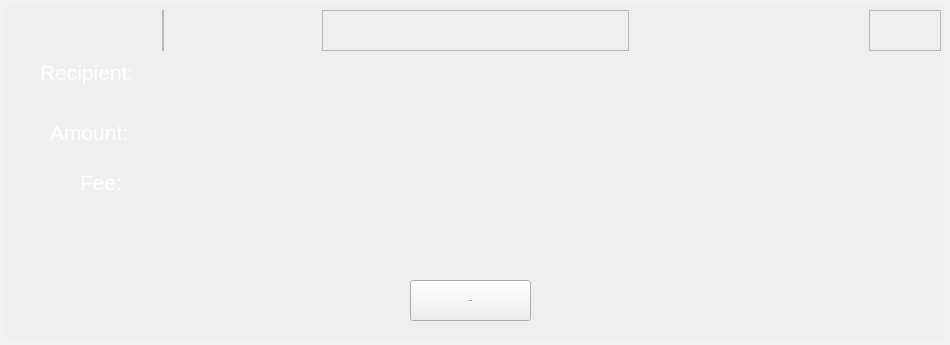
<?xml version="1.0" encoding="UTF-8"?>
<ui version="4.0">
 <class>Dialog</class>
 <widget class="QDialog" name="Dialog">
  <property name="geometry">
   <rect>
    <x>0</x>
    <y>0</y>
    <width>950</width>
    <height>345</height>
   </rect>
  </property>
  <property name="minimumSize">
   <size>
    <width>950</width>
    <height>345</height>
   </size>
  </property>
  <property name="maximumSize">
   <size>
    <width>950</width>
    <height>345</height>
   </size>
  </property>
  <property name="windowTitle">
   <string>Dialog</string>
  </property>
  <property name="windowIcon">
   <iconset resource="res_rc.qrc">
    <normaloff>:/icon/icons/icon.ico</normaloff>:/icon/icons/icon.ico</iconset>
  </property>
  <property name="styleSheet">
   <string notr="true">background-color:#16191d;
QPushButton{background-color: rgba(0, 0, 0, 0);
font-size:28px;
color:white;
hover:{color:white;}
}
QPushButton:hover{
color:white;
border: 2px solid rgba(255,255,255,40);
border-radius:10px;
background-color: rgba(255,255,255,60);
}
border: 5px solid rgba(255,255,255,40);</string>
  </property>
  <property name="modal">
   <bool>true</bool>
  </property>
  <widget class="QFrame" name="frame">
   <property name="geometry">
    <rect>
     <x>0</x>
     <y>0</y>
     <width>950</width>
     <height>345</height>
    </rect>
   </property>
   <property name="styleSheet">
    <string notr="true">#frame{border: 5px solid rgba(255,255,255,40);}</string>
   </property>
   <property name="frameShape">
    <enum>QFrame::StyledPanel</enum>
   </property>
   <property name="frameShadow">
    <enum>QFrame::Raised</enum>
   </property>
   <widget class="QWidget" name="headerContainer" native="true">
    <property name="geometry">
     <rect>
      <x>10</x>
      <y>10</y>
      <width>931</width>
      <height>41</height>
     </rect>
    </property>
    <property name="styleSheet">
     <string notr="true">background-color:#ffff;</string>
    </property>
    <layout class="QHBoxLayout" name="horizontalLayout_5">
     <item alignment="Qt::AlignHCenter">
      <widget class="QFrame" name="frame_7">
       <property name="frameShape">
        <enum>QFrame::StyledPanel</enum>
       </property>
       <property name="frameShadow">
        <enum>QFrame::Raised</enum>
       </property>
       <layout class="QHBoxLayout" name="horizontalLayout_6">
        <property name="spacing">
         <number>0</number>
        </property>
        <property name="leftMargin">
         <number>0</number>
        </property>
        <property name="topMargin">
         <number>0</number>
        </property>
        <property name="rightMargin">
         <number>0</number>
        </property>
        <property name="bottomMargin">
         <number>0</number>
        </property>
       </layout>
      </widget>
     </item>
     <item>
      <widget class="QFrame" name="frame_6">
       <property name="frameShape">
        <enum>QFrame::StyledPanel</enum>
       </property>
       <property name="frameShadow">
        <enum>QFrame::Raised</enum>
       </property>
      </widget>
     </item>
     <item alignment="Qt::AlignRight">
      <widget class="QFrame" name="frame_8">
       <property name="frameShape">
        <enum>QFrame::StyledPanel</enum>
       </property>
       <property name="frameShadow">
        <enum>QFrame::Raised</enum>
       </property>
       <layout class="QHBoxLayout" name="horizontalLayout_4">
        <property name="leftMargin">
         <number>0</number>
        </property>
        <property name="topMargin">
         <number>0</number>
        </property>
        <property name="rightMargin">
         <number>0</number>
        </property>
        <property name="bottomMargin">
         <number>0</number>
        </property>
        <item>
         <widget class="QPushButton" name="hide_btn">
          <property name="styleSheet">
           <string notr="true">border:none;</string>
          </property>
          <property name="text">
           <string/>
          </property>
          <property name="icon">
           <iconset resource="res_rc.qrc">
            <normaloff>:/icon/icons/minus.svg</normaloff>:/icon/icons/minus.svg</iconset>
          </property>
          <property name="iconSize">
           <size>
            <width>24</width>
            <height>24</height>
           </size>
          </property>
         </widget>
        </item>
        <item>
         <widget class="QPushButton" name="close_btn">
          <property name="styleSheet">
           <string notr="true">border:none;</string>
          </property>
          <property name="text">
           <string/>
          </property>
          <property name="icon">
           <iconset resource="res_rc.qrc">
            <normaloff>:/icon/icons/x.svg</normaloff>:/icon/icons/x.svg</iconset>
          </property>
          <property name="iconSize">
           <size>
            <width>24</width>
            <height>24</height>
           </size>
          </property>
         </widget>
        </item>
       </layout>
      </widget>
     </item>
    </layout>
   </widget>
   <widget class="QLabel" name="recipient_label">
    <property name="geometry">
     <rect>
      <x>140</x>
      <y>50</y>
      <width>621</width>
      <height>41</height>
     </rect>
    </property>
    <property name="font">
     <font>
      <family>MS Sans Serif</family>
      <pointsize>16</pointsize>
      <hintingpreference>PreferDefaultHinting</hintingpreference>
     </font>
    </property>
    <property name="styleSheet">
     <string notr="true">color:yellow;</string>
    </property>
    <property name="text">
     <string/>
    </property>
    <property name="alignment">
     <set>Qt::AlignLeading|Qt::AlignLeft|Qt::AlignVCenter</set>
    </property>
    <property name="wordWrap">
     <bool>true</bool>
    </property>
   </widget>
   <widget class="QLabel" name="label_2">
    <property name="geometry">
     <rect>
      <x>40</x>
      <y>60</y>
      <width>91</width>
      <height>31</height>
     </rect>
    </property>
    <property name="font">
     <font>
      <family>MS Sans Serif</family>
      <pointsize>16</pointsize>
      <hintingpreference>PreferDefaultHinting</hintingpreference>
     </font>
    </property>
    <property name="styleSheet">
     <string notr="true">color:white;</string>
    </property>
    <property name="text">
     <string>Recipient:</string>
    </property>
    <property name="alignment">
     <set>Qt::AlignLeading|Qt::AlignLeft|Qt::AlignTop</set>
    </property>
    <property name="wordWrap">
     <bool>true</bool>
    </property>
   </widget>
   <widget class="QLabel" name="label_3">
    <property name="geometry">
     <rect>
      <x>50</x>
      <y>120</y>
      <width>81</width>
      <height>31</height>
     </rect>
    </property>
    <property name="font">
     <font>
      <family>MS Sans Serif</family>
      <pointsize>16</pointsize>
      <hintingpreference>PreferDefaultHinting</hintingpreference>
     </font>
    </property>
    <property name="styleSheet">
     <string notr="true">color:white;</string>
    </property>
    <property name="text">
     <string>Amount:</string>
    </property>
    <property name="alignment">
     <set>Qt::AlignLeading|Qt::AlignLeft|Qt::AlignTop</set>
    </property>
    <property name="wordWrap">
     <bool>true</bool>
    </property>
   </widget>
   <widget class="QLabel" name="amount_label">
    <property name="geometry">
     <rect>
      <x>140</x>
      <y>110</y>
      <width>621</width>
      <height>41</height>
     </rect>
    </property>
    <property name="font">
     <font>
      <family>MS Sans Serif</family>
      <pointsize>16</pointsize>
      <hintingpreference>PreferDefaultHinting</hintingpreference>
     </font>
    </property>
    <property name="styleSheet">
     <string notr="true">color:yellow;</string>
    </property>
    <property name="text">
     <string/>
    </property>
    <property name="alignment">
     <set>Qt::AlignLeading|Qt::AlignLeft|Qt::AlignVCenter</set>
    </property>
    <property name="wordWrap">
     <bool>true</bool>
    </property>
   </widget>
   <widget class="QLabel" name="label_4">
    <property name="geometry">
     <rect>
      <x>80</x>
      <y>170</y>
      <width>51</width>
      <height>31</height>
     </rect>
    </property>
    <property name="font">
     <font>
      <family>MS Sans Serif</family>
      <pointsize>16</pointsize>
      <hintingpreference>PreferDefaultHinting</hintingpreference>
     </font>
    </property>
    <property name="styleSheet">
     <string notr="true">color:white;</string>
    </property>
    <property name="text">
     <string>Fee:</string>
    </property>
    <property name="alignment">
     <set>Qt::AlignLeading|Qt::AlignLeft|Qt::AlignTop</set>
    </property>
    <property name="wordWrap">
     <bool>true</bool>
    </property>
   </widget>
   <widget class="QLabel" name="amount_label_2">
    <property name="geometry">
     <rect>
      <x>140</x>
      <y>160</y>
      <width>621</width>
      <height>41</height>
     </rect>
    </property>
    <property name="font">
     <font>
      <family>MS Sans Serif</family>
      <pointsize>16</pointsize>
      <hintingpreference>PreferDefaultHinting</hintingpreference>
     </font>
    </property>
    <property name="styleSheet">
     <string notr="true">color:yellow;</string>
    </property>
    <property name="text">
     <string/>
    </property>
    <property name="alignment">
     <set>Qt::AlignLeading|Qt::AlignLeft|Qt::AlignVCenter</set>
    </property>
    <property name="wordWrap">
     <bool>true</bool>
    </property>
   </widget>
   <widget class="QPushButton" name="ok_btn">
    <property name="geometry">
     <rect>
      <x>410</x>
      <y>280</y>
      <width>121</width>
      <height>41</height>
     </rect>
    </property>
    <property name="font">
     <font>
      <family>MS Sans Serif</family>
      <pointsize>-1</pointsize>
     </font>
    </property>
    <property name="styleSheet">
     <string notr="true">QPushButton{background-color: rgba(0, 0, 0, 0);
font-size:28px;
color:white;
hover:{color:white;}
}
QPushButton:hover{
color:white;
border: 2px solid rgba(255,255,255,40);
border-radius:10px;
background-color: rgba(255,255,255,60);
}</string>
    </property>
    <property name="text">
     <string>Confirm</string>
    </property>
   </widget>
  </widget>
 </widget>
 <resources>
  <include location="res_rc.qrc"/>
 </resources>
 <connections/>
</ui>
